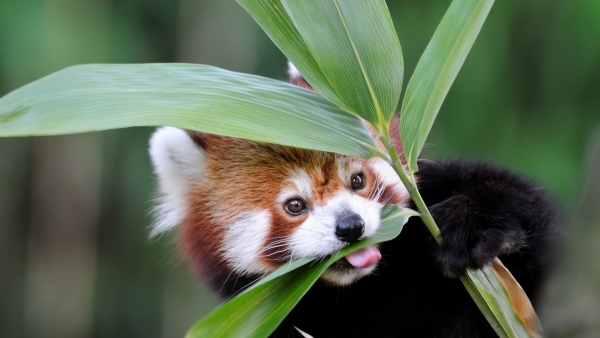
//> input picture LoadModifySaveImage/charming-catsized-fluffy-critters.jpg, 600 x 338 px, given in place of the camera
$ ./main   (built with g++ and OpenCV 4)
//> lines starting //> are read from the running program, lines starting //| are printed output that depends on the picture; after the words box and inside, x2 and y2 are one past the last pixel; in counts of white or black regions, pixels touching at a corner belong together
#include <iostream>
#include <math.h>

#include <opencv2/imgproc.hpp>
#include <opencv2/highgui.hpp>

using namespace std;
using namespace cv;

const int w = 500;
int levels = 3;

vector<vector<Point> > contours;
vector<Vec4i> hierarchy;

static void on_trackbar(int, void*)
{
}

int main(int argc, char** argv)
{
    cout << "OpenCV version: " << CV_MAJOR_VERSION << "." << CV_MINOR_VERSION << endl;

    VideoCapture capture(0);

    Mat frame, frame_contours;

    vector<vector<Point> > contours0;

    namedWindow("image", 1);
    namedWindow("contours", 1);
    createTrackbar("levels+3", "contours", &levels, 7, on_trackbar);

    on_trackbar(0, 0);

    while (1) {
        capture >> frame;
//> frame is the input picture: 338 rows x 600 cols, CV_8UC3; mean B, G, R 82.1, 104.5, 91.3

        cvtColor(frame, frame, COLOR_BGR2GRAY);
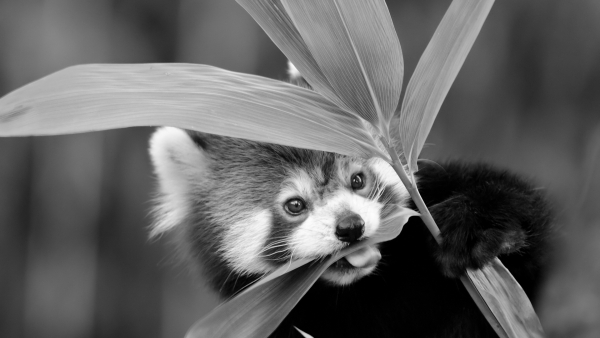
//> frame: 338 rows x 600 cols, CV_8UC1; min 0, max 253, mean 98
        blur( frame, frame, Size(3,3) );
        findContours(frame, contours, hierarchy, RETR_TREE, CHAIN_APPROX_SIMPLE);
//> contours = 63 contours, 55 with area under 20; largest, box (x1, y1, x2, y2) and area: (0, 0, 600, 338) 201807, (350, 217, 470, 314) 4089, (295, 288, 361, 334) 1534, (501, 254, 531, 270) 240, (516, 271, 533, 295) 164, (432, 189, 443, 200) 58, (481, 218, 492, 229) 51, (467, 237, 473, 246) 24
//        findContours(frame, contours, hierarchy, RETR_EXTERNAL, CHAIN_APPROX_SIMPLE);

//        for (size_t k = 0; k < contours.size(); k++)
//            approxPolyDP(Mat(contours[k]), contours[k], 3, true);

        frame_contours = Mat::zeros(frame.size(), CV_8UC3);
        int _levels = levels - 3;
        drawContours(frame_contours, contours, _levels <= 0 ? 3 : -1,  Scalar(128, 255), 3, 16, hierarchy, std::abs(_levels) );
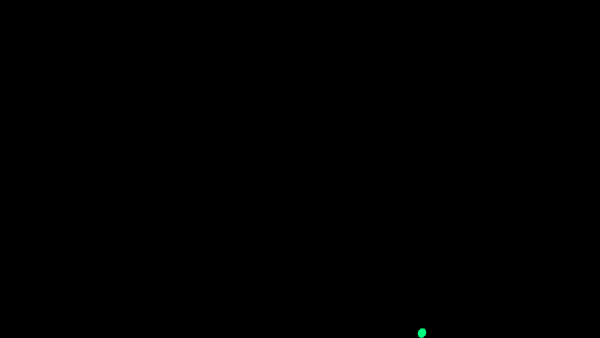
//> frame_contours: 338 rows x 600 cols, CV_8UC3; mean B, G, R 0, 0.1, 0

        imshow("image", frame);
        imshow("contours", frame_contours);

        switch (waitKey(30)) {
//> the 'q' key is pressed
            case 'q':
                return 0;
//> (the program exits here)
